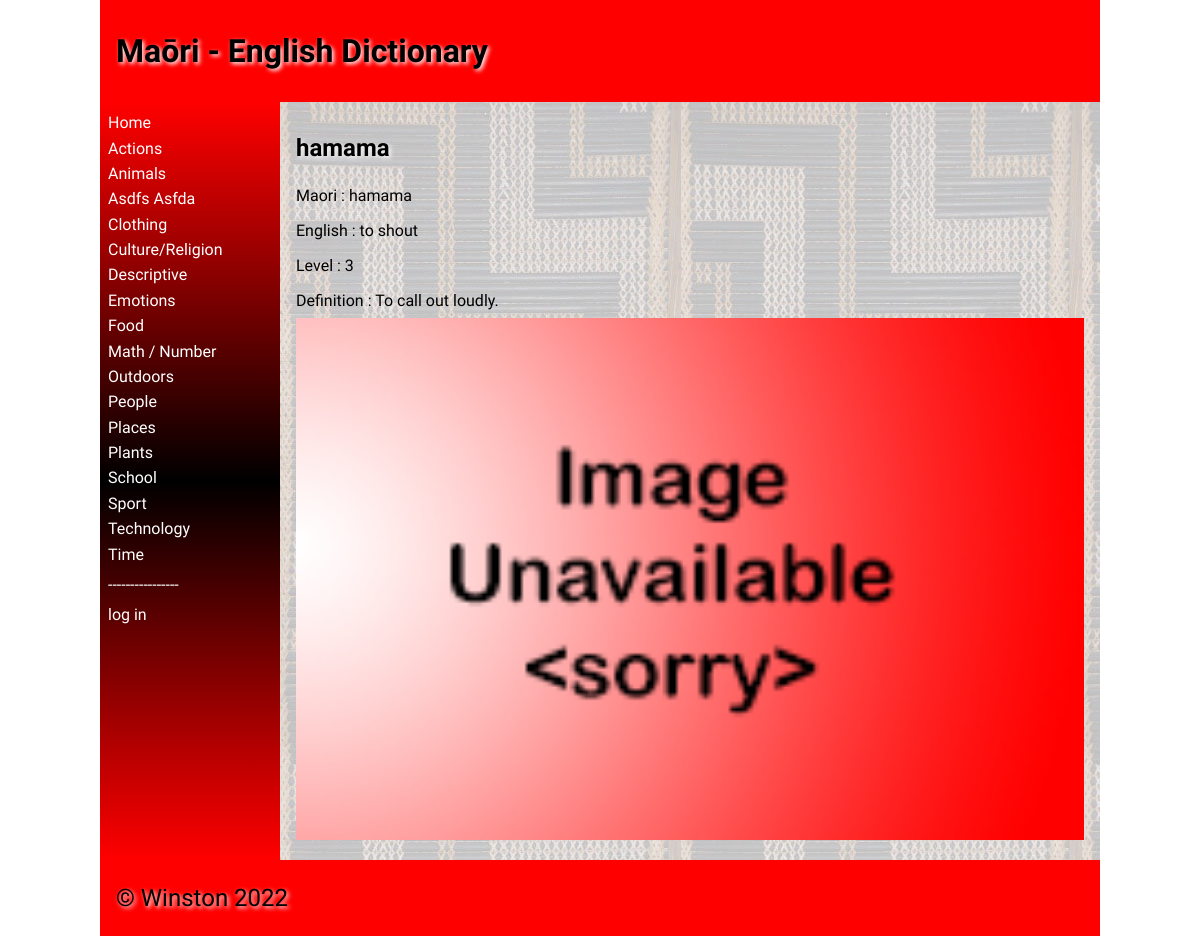
The app's page /word/1 with its own data.
### tables this page shows
CREATE TABLE category
(
	id integer
		constraint category_pk
			primary key autoincrement,
	category varchar(30)
);

CREATE TABLE "wordbank"
(
    id             integer
        constraint wordbank_pk
            primary key autoincrement,
    maori          varchar(30),
    english        varchar(30),
    categories     integer
        references category
            on delete cascade,
    definition     varchar(200),
    level          integer,
    image          varchar(30),
    date           datetime,
    user           integer
        references login,
    last_modify_by int
        references login,
    editted_date   datetime
);

### app.py (the view, shortened to what this page needs)
@app.route('/word/<word_id>', methods=['POST', 'GET'])
def word_page(word_id):  # rendering the word pages
    error = request.args.get('error')  # gets error data from url
    confirmation = str(request.args.get('confirmation'))  # gets confirmation data from url
    wordbank = wordbank_list()
    try:   # checks if there is a word page
        word_id = int(word_id)
    except ValueError:  # returns them to home if there isn't
        print("{} is not an integer".format(word_id))
        return redirect("/")
    for word in wordbank:  # finds the word's category id
        if word[0] == word_id:
            category_id = word[3]
    if error is None:
        error = ""
    return render_template("word.html", wordlist=wordbank_list(), categories=categories(), word_id=word_id,
                           logged_in=is_logged_in(), username=username(), confirmation=confirmation,
                           is_admin=is_admin(), error=error,category_id=category_id)

### app.py (called while the page is built)
def create_connection(db_file):  # creates the general function to connect to the database
    try:
        connection = sqlite3.connect(db_file)
        connection.execute('pragma foreign_keys=ON')
        return connection
    except Error as error:
        print(error)
    return None

def is_logged_in():  # creates the function to show if someone is logged in
    if session.get('email') is None:
        print("not logged in ")
        return False
    else:
        print("logged in")
        return True

def is_admin():  # creates the function to show if someone has admin rights
    if session.get('admin') != 1:
        print("denied")
        return redirect("/") and False
    else:
        return True

def categories():  # queries category and id columns into a list
    con = create_connection(DATABASE)
    query = "SELECT category,id FROM category ORDER BY category ASC"
    cur = con.cursor()
    cur.execute(query)
    category_list = cur.fetchall()
    con.close()
    return category_list

def username():  # queries id,firstname and lastname columns into a list
    con = create_connection(DATABASE)
    query = "SELECT id,firstname,lastname FROM login"
    cur = con.cursor()
    cur.execute(query)
    username = cur.fetchall()
    print(username)
    con.close()
    return username

def wordbank_list():  # queries all the columns into a list
    con = create_connection(DATABASE)
    query = "SELECT * FROM wordbank ORDER BY maori ASC"
    cur = con.cursor()
    cur.execute(query, )
    wordbank_list = cur.fetchall()
    con.close()
    return wordbank_list

### templates/word.html (shortened to what this page needs)
{% extends 'base.html' %}
{% block heading %}Maōri - English Dictionary{% endblock %}
{% block main %}
    {% for wordbank in wordlist %}
            {%  if wordbank[0] == word_id %}
                <h2>{{ wordbank[1] }}</h2>
            {% endif %}
    {% endfor %}
    <div>
        {% for wordbank in wordlist %}
            {%  if wordbank[0] == word_id %}
                <p> Maori : {{ wordbank[1] }}</p>
                <p> English : {{ wordbank[2] }}</p>
                <p> Level : {{ wordbank[5] }}</p>
                <p> Definition : {{ wordbank[4] }}</p>
                <img src = "/static/images/{{ wordbank[6] }}">
    </div>
            {% endif %}
        {% endfor %}
{% endblock %}

### templates/base.html (shortened to what this page needs)
<!doctype html>
<html lang="en">
<head>
	<link href="{{ url_for('static', filename='css/style.css') }}" rel="stylesheet">
</head>
<body>
	<div id="container">
		<header>
			<h1>{% block heading %}{% endblock %}</h1>
		</header>
		<nav>
			<ul>
                <li><a href="\">Home</a></li>
                {% for category in categories %}
                    <li><a href="/category/{{ category[1] }}">{{ category[0] }}</a></li>
                {% endfor %}
                 <p style = "color:white;">----------------</p>
                {% if logged_in %}
                     <li><a href = "/logout">log out</a></li>
                {% else %}
                    <li><a href = "/login">log in</a></li>
                {% endif %}
			</ul>
		</nav>
		<main>
            {% block main%}{% endblock %}
        </main>
		<footer>
			<p>
				&copy; Winston 2022
			</p>
		</footer>
	</div>
</body>
</html>

### static/css/style.css (style rules this page uses)
* { font-family: Comfortaa, sans-serif; margin: 0; padding: 0; box-sizing: border-box; }
#container { display: grid; grid-template-columns: 75px auto; grid-template-areas: 'nav header' 'main main' 'footer footer'; }
header { grid-area: header; background-color: #f00; padding: 1rem; }
nav { grid-area: nav; }
main { grid-area: main; padding: 1rem; background-color: #edd; }
h1, h2, h3, h4 { padding: 1rem 0; font-family: 'Suez One', serif; color: #000; text-shadow: 2px 2px 4px #fff; }
p { padding: 0.5rem 0; }
a { color: #222; }
img { width: 100%; }
footer { grid-area: footer; padding: 1rem; background-color: #f00; }
footer p { color: #000; text-shadow: 2px 2px 4px #fff; font-size: 1.5rem; }
@media only screen and (min-width: 768px) { #container { grid-template-columns: 180px auto; grid-template-areas: 'header header' 'nav main' 'footer footer'; } }
@media only screen and (min-width: 768px) { nav { background: linear-gradient(180deg, rgba(255,0,0,1) 0%, rgba(0, 0, 0, 1) 50%, rgba(255,0,0,1) 100%); padding: 0.5rem; } }
@media only screen and (min-width: 768px) { nav ul { list-style: none; } }
@media only screen and (min-width: 768px) { nav li { padding: 0.2rem 0; } }
@media only screen and (min-width: 768px) { nav a { color: #fff; text-decoration: none; } }
@media only screen and (min-width: 768px) { main { background-image: url('/poutama.jpg'); } }
@media only screen and (min-width: 1000px) { #container { width: 1000px; margin: auto; } }

### records on screen
category: category "Actions"
category: category "Animals"
category: category "Asdfs Asfda"
category: category "Clothing"
category: category "Culture/Religion"
category: category "Descriptive"
category: category "Emotions"
category: category "Food"
category: category "Math / Number"
category: category "Outdoors"
category: category "People"
category: category "Places"
category: category "Plants"
category: category "School"
category: category "Sport"
category: category "Technology"
category: category "Time"
wordbank: maori "hamama", english "to shout", level "3", definition "To call out loudly.", image (placeholder picture)
